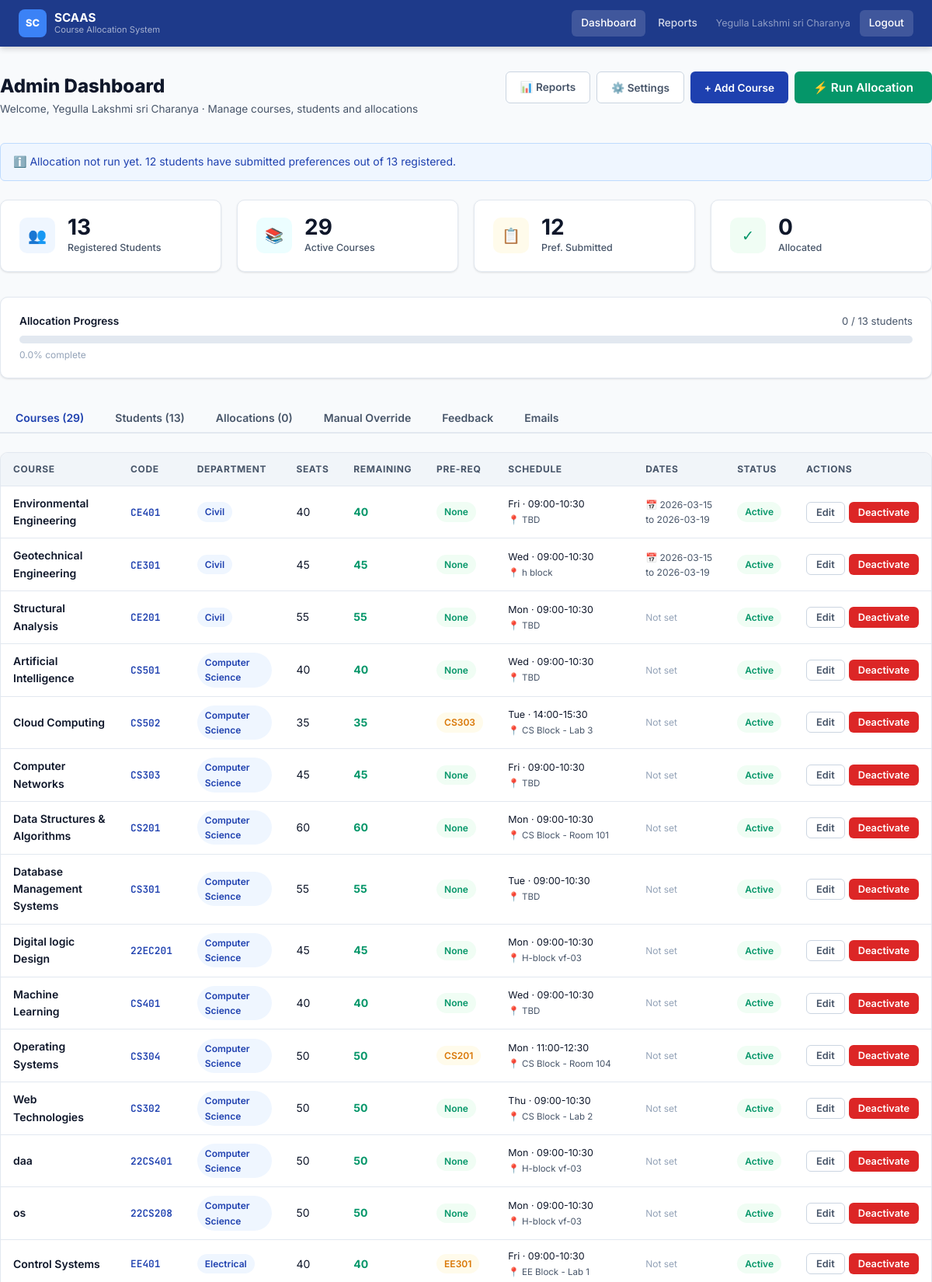
Screenshot of /admin (signed in, upper part) with the database file from the repository.
### tables this page shows
CREATE TABLE students (
        id INTEGER PRIMARY KEY AUTOINCREMENT, name TEXT NOT NULL,
        student_id TEXT UNIQUE NOT NULL, email TEXT UNIQUE NOT NULL,
        password TEXT NOT NULL, department TEXT NOT NULL,
        cgpa REAL DEFAULT 0.0, completed_courses TEXT DEFAULT '',
        created_at TIMESTAMP DEFAULT CURRENT_TIMESTAMP);

CREATE TABLE courses (
        course_id INTEGER PRIMARY KEY AUTOINCREMENT, course_name TEXT NOT NULL,
        course_code TEXT UNIQUE NOT NULL, department TEXT NOT NULL,
        seat_capacity INTEGER NOT NULL, seats_remaining INTEGER NOT NULL,
        prerequisite TEXT DEFAULT 'None', day TEXT DEFAULT 'Monday',
        time_slot TEXT DEFAULT '09:00-10:30', venue TEXT DEFAULT 'TBD',
        description TEXT DEFAULT '', is_active INTEGER DEFAULT 1,
        created_at TIMESTAMP DEFAULT CURRENT_TIMESTAMP, start_date TEXT DEFAULT '', end_date TEXT DEFAULT '');

### app.py (the view)
@app.route('/admin')
def admin_dashboard():
    if session.get('role') != 'admin': return redirect(url_for('admin_login'))
    conn = get_db()
    total_students = conn.execute('SELECT COUNT(*) as c FROM students').fetchone()['c']
    total_courses = conn.execute('SELECT COUNT(*) as c FROM courses WHERE is_active=1').fetchone()['c']
    total_allocated = conn.execute('SELECT COUNT(*) as c FROM allocations WHERE allocation_status="Allocated"').fetchone()['c']
    total_prefs = conn.execute('SELECT COUNT(DISTINCT student_id) as c FROM preferences').fetchone()['c']
    students = conn.execute('SELECT * FROM students ORDER BY name').fetchall()
    courses = conn.execute('SELECT * FROM courses ORDER BY department, course_name').fetchall()
    allocations = conn.execute('''SELECT a.*, s.name as student_name, s.student_id as sid, s.email,
        s.department as student_dept, c.course_name, c.course_code
        FROM allocations a JOIN students s ON a.student_id=s.id
        LEFT JOIN courses c ON a.course_id=c.course_id ORDER BY a.allocated_at DESC''').fetchall()
    settings = conn.execute('SELECT * FROM allocation_settings WHERE id=1').fetchone()
    email_logs = conn.execute('SELECT * FROM email_log ORDER BY sent_at DESC LIMIT 50').fetchall()
    feedback_summary = conn.execute('''SELECT c.course_name, c.course_code,
        COUNT(f.id) as total_feedback, ROUND(AVG(f.rating),1) as avg_rating
        FROM courses c LEFT JOIN feedback f ON c.course_id=f.course_id
        WHERE c.is_active=1 GROUP BY c.course_id ORDER BY avg_rating DESC NULLS LAST''').fetchall()
    conn.close()
    return render_template('admin_dashboard.html',
        total_students=total_students, total_courses=total_courses,
        total_allocated=total_allocated, total_prefs=total_prefs,
        students=students, courses=courses, allocations=allocations,
        settings=settings, email_logs=email_logs, feedback_summary=feedback_summary)

### app.py (called while the page is built)
def get_db():
    conn = sqlite3.connect(DB_PATH)
    conn.row_factory = sqlite3.Row
    conn.execute("PRAGMA foreign_keys = ON")
    return conn

### templates/admin_dashboard.html (shortened to what this page needs)
{% extends "base.html" %}
{% block content %}
<div class="container page-wrap">
  <div style="display:flex;justify-content:space-between;align-items:flex-start;margin-bottom:2rem;flex-wrap:wrap;gap:1rem;">
    <div>
      <h1 style="font-size:1.5rem;font-weight:800;">Admin Dashboard</h1>
      <p style="color:var(--text2);font-size:0.85rem;">Welcome, {{ session.get('admin_name','Admin') }} · Manage courses, students and allocations</p>
    </div>
    <div style="display:flex;gap:8px;flex-wrap:wrap;">
      <a href="/admin/reports" class="btn btn-secondary">📊 Reports</a>
      <button class="btn btn-secondary" onclick="openModal('settings-modal')">⚙️ Settings</button>
      {% if not settings['allocation_run'] %}
      <button class="btn btn-primary" onclick="openModal('add-course-modal');setTimeout(()=>buildTimeSlot('nc'),100)">+ Add Course</button>
      <button class="btn btn-success btn-lg" onclick="confirmRunAllocation()" id="alloc-btn">⚡ Run Allocation</button>
      {% else %}
      <button class="btn btn-warning" onclick="confirmReset()">🔄 Reset Allocation</button>
      <button class="btn btn-primary" onclick="openModal('add-course-modal');setTimeout(()=>buildTimeSlot('nc'),100)">+ Add Course</button>
      {% endif %}
    </div>
  </div>
  {% if settings['allocation_run'] %}
  <div class="alert alert-success" style="margin-bottom:1.5rem;">
    ✅ Allocation has been run. {{ total_allocated }} students allocated. Reset to allow new preferences.
  </div>
  {% else %}
  <div class="alert alert-info" style="margin-bottom:1.5rem;">
    ℹ️ Allocation not run yet. {{ total_prefs }} students have submitted preferences out of {{ total_students }} registered.
  </div>
  {% endif %}
  <div class="grid grid-4" style="margin-bottom:2rem;">
    <div class="stat-card"><div class="stat-icon blue">👥</div><div><div class="stat-value">{{ total_students }}</div><div class="stat-label">Registered Students</div></div></div>
    <div class="stat-card"><div class="stat-icon cyan">📚</div><div><div class="stat-value">{{ total_courses }}</div><div class="stat-label">Active Courses</div></div></div>
    <div class="stat-card"><div class="stat-icon amber">📋</div><div><div class="stat-value">{{ total_prefs }}</div><div class="stat-label">Pref. Submitted</div></div></div>
    <div class="stat-card"><div class="stat-icon green">✓</div><div><div class="stat-value">{{ total_allocated }}</div><div class="stat-label">Allocated</div></div></div>
  </div>
  <div class="card" style="margin-bottom:2rem;">
    <div class="card-body" style="padding:1.25rem 1.5rem;">
      <div style="display:flex;justify-content:space-between;margin-bottom:8px;">
        <span style="font-size:0.85rem;font-weight:600;">Allocation Progress</span>
        <span style="font-size:0.82rem;color:var(--text2);">{{ total_allocated }} / {{ total_students }} students</span>
      </div>
      <div class="progress-bar" style="height:10px;">
      </div>
      <div style="font-size:0.75rem;color:var(--text3);margin-top:5px;">
        {% if total_students > 0 %}{{ (total_allocated/total_students*100)|round(1) }}% complete{% else %}No students registered yet{% endif %}
      </div>
    </div>
  </div>
  <div class="tabs">
    <button class="tab-btn active" data-tab="courses" onclick="switchTab('courses')">Courses ({{ courses|length }})</button>
    <button class="tab-btn" data-tab="students" onclick="switchTab('students')">Students ({{ students|length }})</button>
    <button class="tab-btn" data-tab="allocations" onclick="switchTab('allocations')">Allocations ({{ allocations|length }})</button>
    <button class="tab-btn" data-tab="override" onclick="switchTab('override')">Manual Override</button>
    <button class="tab-btn" data-tab="feedback" onclick="switchTab('feedback')">Feedback</button>
    <button class="tab-btn" data-tab="emails" onclick="switchTab('emails')">Emails</button>
  </div>
  <div id="tab-courses" class="tab-content active">
    <div class="table-wrap">
      <table>
        <thead><tr><th>Course</th><th>Code</th><th>Department</th><th>Seats</th><th>Remaining</th><th>Pre-req</th><th>Schedule</th><th>Dates</th><th>Status</th><th>Actions</th></tr></thead>
        <tbody>
        {% for c in courses %}
        <tr>
          <td style="font-weight:600;max-width:180px;">{{ c['course_name'] }}</td>
          <td><span style="font-family:'JetBrains Mono',monospace;font-size:0.8rem;color:var(--primary);font-weight:600;">{{ c['course_code'] }}</span></td>
          <td><span class="badge badge-blue">{{ c['department'] }}</span></td>
          <td>{{ c['seat_capacity'] }}</td>
          <td><span style="font-weight:700;color:{% if c['seats_remaining']<5 %}var(--danger){% elif c['seats_remaining']<15 %}var(--warning){% else %}var(--success){% endif %};">{{ c['seats_remaining'] }}</span></td>
          <td><span class="badge {% if c['prerequisite']|upper == 'NONE' or c['prerequisite'] == 'None' %}badge-green{% else %}badge-amber{% endif %}">{% if c['prerequisite']|upper == 'NONE' %}None{% else %}{{ c['prerequisite'] }}{% endif %}</span></td>
          <td style="font-size:0.78rem;white-space:nowrap;">{{ c['day'][:3] }} · {{ c['time_slot'] }}<br><span style="font-size:0.72rem;color:var(--text2);">📍 {{ c['venue'] }}</span></td>
          <td style="font-size:0.75rem;color:var(--text2);white-space:nowrap;">
            {% if c['start_date'] %}📅 {{ c['start_date'] }}<br>to {{ c['end_date'] or '—' }}{% else %}<span style="color:var(--text3);">Not set</span>{% endif %}
          </td>
          <td><span class="badge {% if c['is_active'] %}badge-green{% else %}badge-gray{% endif %}">{% if c['is_active'] %}Active{% else %}Inactive{% endif %}</span></td>
          <td>
            <div style="display:flex;gap:5px;">
              <button class="btn btn-secondary btn-sm" onclick="openEditCourse({{ c['course_id'] }}, '{{ c['course_name']|replace("'","") }}', '{{ c['department'] }}', {{ c['seat_capacity'] }}, {{ c['seats_remaining'] }}, '{{ c['prerequisite'] }}', '{{ c['day'] }}', '{{ c['time_slot'] }}', '{{ c['venue']|replace("'","") }}', '{{ c['description']|replace("'","") }}', {{ c['is_active'] }}, '{{ c['start_date'] or "" }}', '{{ c['end_date'] or "" }}')">Edit</button>
              <button class="btn btn-danger btn-sm" onclick="deleteCourse({{ c['course_id'] }}, '{{ c['course_name']|replace("'","") }}')">Deactivate</button>
            </div>
          </td>
        </tr>
        {% endfor %}
        </tbody>
      </table>
    </div>
  </div>
</div>
{% endblock %}

### templates/base.html (shortened to what this page needs)
<!DOCTYPE html>
<html lang="en">
<head>
</head>
<body>
<nav>
  <a href="/" class="nav-brand">
    <div class="nav-logo">SC</div>
    <div class="nav-title">
      <span>SCAAS</span>
      <span>Course Allocation System</span>
    </div>
  </a>
  <div class="nav-links">
    {% if session.get('role') == 'student' %}
      <a href="/dashboard" class="{% if request.path=='/dashboard' %}nav-active{% endif %}">Dashboard</a>
      <a href="/preferences" class="{% if request.path=='/preferences' %}nav-active{% endif %}">Preferences</a>
      <a href="/my-allocation" class="{% if request.path=='/my-allocation' %}nav-active{% endif %}">My Result</a>
      <a href="/feedback" class="{% if request.path=='/feedback' %}nav-active{% endif %}">Feedback</a>
      <a href="/certificate" class="{% if request.path=='/certificate' %}nav-active{% endif %}">🏅 Certificate</a>
      <a href="/logout" class="btn btn-sm" style="background:rgba(255,255,255,0.15);color:#fff;margin-left:4px;">Logout</a>
    {% elif session.get('role') == 'admin' %}
      <a href="/admin" class="{% if request.path=='/admin' %}nav-active{% endif %}">Dashboard</a>
      <a href="/admin/reports" class="{% if request.path=='/admin/reports' %}nav-active{% endif %}">Reports</a>
      <span style="color:rgba(255,255,255,0.5);font-size:0.78rem;padding:0 8px;">{{ session.get('admin_name','Admin') }}</span>
      <a href="/logout" class="btn btn-sm" style="background:rgba(255,255,255,0.15);color:#fff;">Logout</a>
    {% else %}
      <a href="/">Home</a>
      <a href="/login">Login</a>
      <a href="/signup" class="btn btn-sm" style="background:var(--primary-light);color:#fff;margin-left:4px;">Sign Up</a>
      <a href="/admin/login" style="font-size:0.78rem;opacity:0.7;">Admin</a>
    {% endif %}
  </div>
</nav>
{% block content %}{% endblock %}
</body>
</html>

### rows the page displays
students: get "Yegulla Lakshmi sri Charanya"
courses: course_name "Environmental Engineering", course_code "CE401", department "Civil", seat_capacity "40", seats_remaining "40", prerequisite "None", day "Fri", time_slot "09:00-10:30", venue "TBD", start_date "2026-03-15", end_date "2026-03-19", is_active "Active"
courses: course_name "Geotechnical Engineering", course_code "CE301", department "Civil", seat_capacity "45", seats_remaining "45", prerequisite "None", day "Wed", time_slot "09:00-10:30", venue "h block", start_date "2026-03-15", end_date "2026-03-19", is_active "Active"
courses: course_name "Structural Analysis", course_code "CE201", department "Civil", seat_capacity "55", seats_remaining "55", prerequisite "None", day "Mon", time_slot "09:00-10:30", venue "TBD", start_date "Not set", is_active "Active"
courses: course_name "Artificial Intelligence", course_code "CS501", department "Computer Science", seat_capacity "40", seats_remaining "40", prerequisite "None", day "Wed", time_slot "09:00-10:30", venue "TBD", start_date "Not set", is_active "Active"
courses: course_name "Cloud Computing", course_code "CS502", department "Computer Science", seat_capacity "35", seats_remaining "35", prerequisite "CS303", day "Tue", time_slot "14:00-15:30", venue "CS Block - Lab 3", start_date "Not set", is_active "Active"
courses: course_name "Computer Networks", course_code "CS303", department "Computer Science", seat_capacity "45", seats_remaining "45", prerequisite "None", day "Fri", time_slot "09:00-10:30", venue "TBD", start_date "Not set", is_active "Active"
courses: course_name "Data Structures & Algorithms", course_code "CS201", department "Computer Science", seat_capacity "60", seats_remaining "60", prerequisite "None", day "Mon", time_slot "09:00-10:30", venue "CS Block - Room 101", start_date "Not set", is_active "Active"
courses: course_name "Database Management Systems", course_code "CS301", department "Computer Science", seat_capacity "55", seats_remaining "55", prerequisite "None", day "Tue", time_slot "09:00-10:30", venue "TBD", start_date "Not set", is_active "Active"
courses: course_name "Digital logic Design", course_code "22EC201", department "Computer Science", seat_capacity "45", seats_remaining "45", prerequisite "None", day "Mon", time_slot "09:00-10:30", venue "H-block vf-03", start_date "Not set", is_active "Active"
courses: course_name "Machine Learning", course_code "CS401", department "Computer Science", seat_capacity "40", seats_remaining "40", prerequisite "None", day "Wed", time_slot "09:00-10:30", venue "TBD", start_date "Not set", is_active "Active"
courses: course_name "Operating Systems", course_code "CS304", department "Computer Science", seat_capacity "50", seats_remaining "50", prerequisite "CS201", day "Mon", time_slot "11:00-12:30", venue "CS Block - Room 104", start_date "Not set", is_active "Active"
courses: course_name "Web Technologies", course_code "CS302", department "Computer Science", seat_capacity "50", seats_remaining "50", prerequisite "None", day "Thu", time_slot "09:00-10:30", venue "CS Block - Lab 2", start_date "Not set", is_active "Active"
courses: course_name "daa", course_code "22CS401", department "Computer Science", seat_capacity "50", seats_remaining "50", prerequisite "None", day "Mon", time_slot "09:00-10:30", venue "H-block vf-03", start_date "Not set", is_active "Active"
courses: course_name "os", course_code "22CS208", department "Computer Science", seat_capacity "50", seats_remaining "50", prerequisite "None", day "Mon", time_slot "09:00-10:30", venue "H-block vf-03", start_date "Not set", is_active "Active"
courses: course_name "Control Systems", course_code "EE401", department "Electrical", seat_capacity "40", seats_remaining "40", prerequisite "EE301", day "Fri", time_slot "09:00-10:30", venue "EE Block - Lab 1", start_date "Not set", is_active "Active"

### other values shown
{{ total_prefs }} "12"
{{ total_students }} "13"
{{ total_courses }} "29"
{{ total_allocated }} "0"
{{ (total_allocated/total_students*100)|round(1) }} "0.0"
{{ courses|length }} "29"
{{ students|length }} "13"
{{ allocations|length }} "0"
